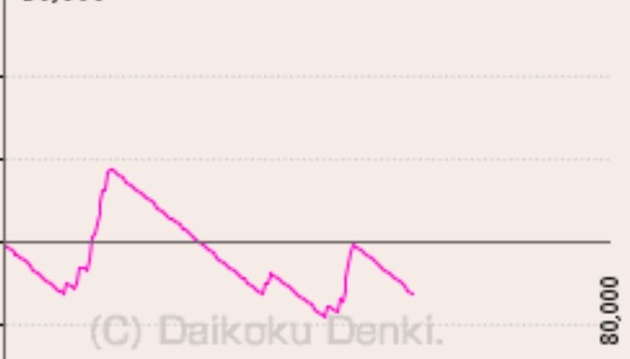
#> input picture graphs/optimal/S__78209130_optimal.png, 630 x 359 px
$ python analyze_graph_end.py
#> lines starting #> are read from the running program, lines starting #| are printed output that depends on the picture; after the words box and inside, x2 and y2 are one past the last pixel; in counts of white or black regions, pixels touching at a corner belong together
import cv2
import numpy as np
from PIL import Image
import matplotlib.pyplot as plt

# Load the image
img_path = 'graphs/optimal/S__78209130_optimal.png'
img = cv2.imread(img_path)
#> img is the input picture: shape (359, 630, 3); mean B, G, R 228, 231, 242.1
img_rgb = cv2.cvtColor(img, cv2.COLOR_BGR2RGB)
height, width = img.shape[:2]
#> height = 359; width = 630

print(f"Image dimensions: {width}x{height}")
#| Image dimensions: 630x359

# Convert to HSV for better color detection
hsv = cv2.cvtColor(img, cv2.COLOR_BGR2HSV)
#> hsv: shape (359, 630, 3); mean H, S, V 15.9, 16.9, 242.1

# Define color range for the pink/magenta graph line
# Pink/Magenta in HSV
lower_pink = np.array([140, 50, 50])
upper_pink = np.array([170, 255, 255])

# Create mask for pink line
mask = cv2.inRange(hsv, lower_pink, upper_pink)
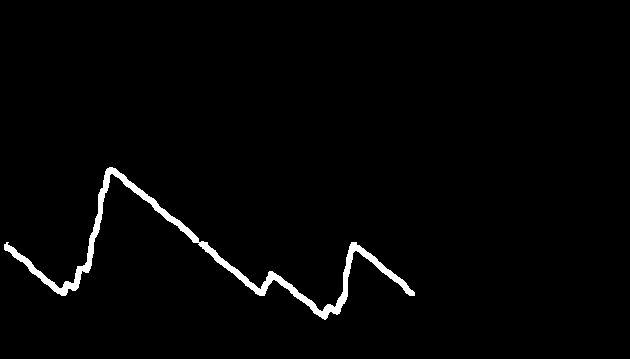
#> mask: shape (359, 630); 1.9% white; 1 white region, box (x1, y1, x2, y2) and area: (4, 167, 415, 320) 4218

# Find the rightmost point of the graph line
rightmost_x = 0
for x in range(width-1, -1, -1):
    if np.any(mask[:, x] > 0):
        rightmost_x = x
        break

print(f"Rightmost point of graph line: x={rightmost_x}")
#| Rightmost point of graph line: x=414

# Also check for any non-background pixels (graph elements)
# Convert to grayscale
gray = cv2.cvtColor(img, cv2.COLOR_BGR2GRAY)
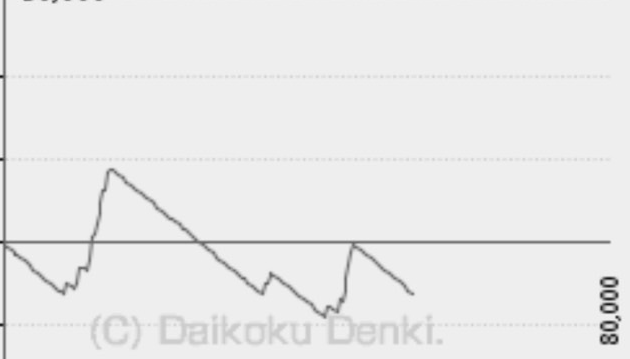
#> gray: shape (359, 630); min 21, max 245, mean 233.9

# Find the background color (most common color)
hist = cv2.calcHist([gray], [0], None, [256], [0, 256])
#> hist = 256 values, max 182212 at index 238, min 0 at index 0, mean 883.5
background_color = np.argmax(hist)
#> background_color = 238

print(f"Background color value: {background_color}")
#| Background color value: 238

# Create visualization
fig, axes = plt.subplots(2, 2, figsize=(12, 8))

# Original image
axes[0, 0].imshow(img_rgb)
axes[0, 0].set_title('Original Image')
axes[0, 0].axvline(x=620, color='red', linestyle='--', label='Current end_x=620')
axes[0, 0].axvline(x=rightmost_x, color='green', linestyle='--', label=f'Graph end x={rightmost_x}')
axes[0, 0].legend()

# Pink mask
axes[0, 1].imshow(mask, cmap='gray')
axes[0, 1].set_title('Pink Line Mask')
axes[0, 1].axvline(x=620, color='red', linestyle='--')
axes[0, 1].axvline(x=rightmost_x, color='green', linestyle='--')

# Check for text/labels on the right side
# Look for non-background pixels in the right portion
right_portion = gray[:, 550:]
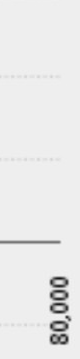
#> right_portion: shape (359, 80); min 26, max 244, mean 233
non_bg_mask = np.abs(right_portion.astype(int) - background_color) > 20
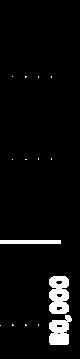
#> non_bg_mask: shape (359, 80) bool; 4.8% white; 15 white regions (12 under 20 px), largest, box (x1, y1, x2, y2) and area: (49, 276, 69, 314) 628, (49, 315, 72, 345) 485, (0, 240, 61, 244) 244

axes[1, 0].imshow(right_portion, cmap='gray')
axes[1, 0].set_title('Right portion (x>550)')

axes[1, 1].imshow(non_bg_mask, cmap='gray')
axes[1, 1].set_title('Non-background pixels (right portion)')

plt.tight_layout()
plt.savefig('graphs/graph_end_analysis.png', dpi=150, bbox_inches='tight')
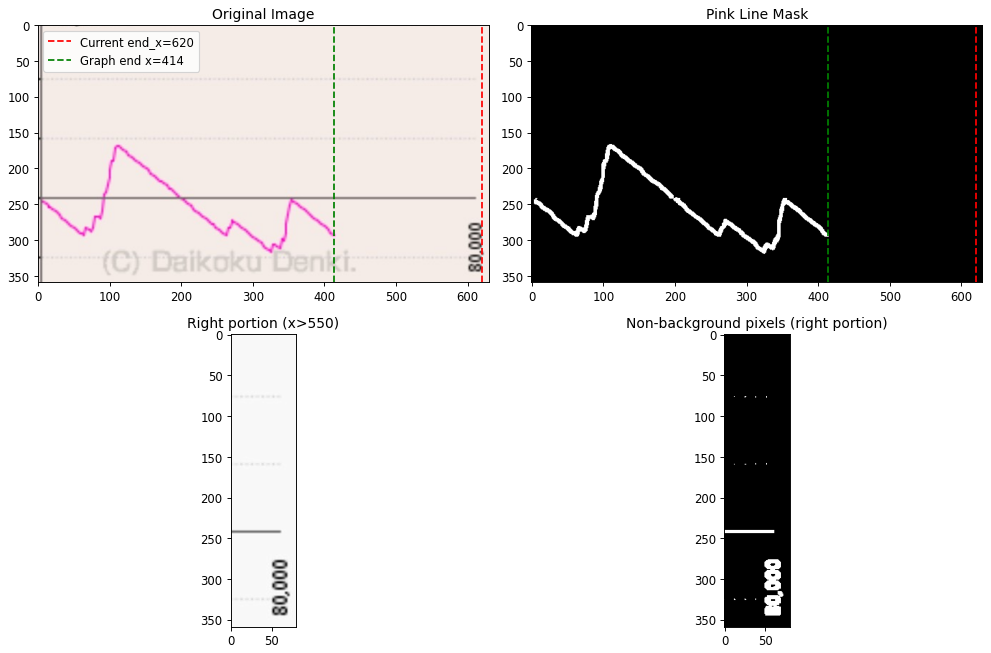
#> figure drawn by matplotlib, 4 panels
plt.close()

# Find rightmost non-background element
rightmost_element = 550
for x in range(right_portion.shape[1]-1, -1, -1):
    if np.any(non_bg_mask[:, x]):
        rightmost_element = 550 + x
        break

print(f"Rightmost non-background element: x={rightmost_element}")
#| Rightmost non-background element: x=621

# Analyze the graph area more precisely
# Look for the actual graph boundary (where the grid/axis lines end)
# Check for vertical lines (edge detection)
edges = cv2.Canny(gray, 50, 150)
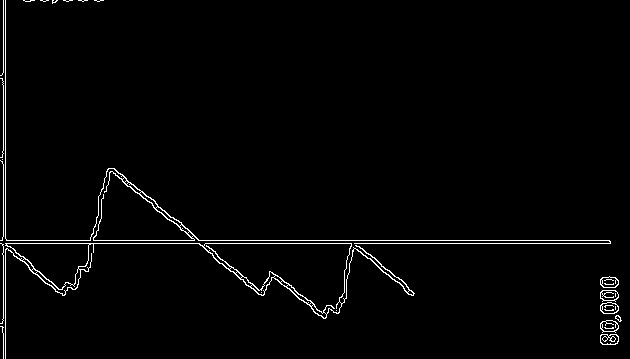
#> edges: shape (359, 630); 1.8% white in thin lines or dots

# Find vertical lines in the right portion
vertical_lines = []
for x in range(width-1, width-100, -1):  # Check last 100 pixels
    edge_column = edges[:, x]
    if np.sum(edge_column > 0) > height * 0.3:  # Significant vertical edge
        vertical_lines.append(x)
#> after the loop, vertical_lines = []

if vertical_lines:
    print(f"Detected vertical lines at x positions: {vertical_lines[:5]}")  # Show first 5

# Save edge detection result
plt.figure(figsize=(10, 6))
plt.imshow(edges, cmap='gray')
plt.title('Edge Detection')
plt.axvline(x=620, color='red', linestyle='--', label='Current end_x=620')
if vertical_lines:
    plt.axvline(x=vertical_lines[0], color='yellow', linestyle='--', label=f'First vertical edge x={vertical_lines[0]}')
plt.legend()
plt.savefig('graphs/edge_detection_analysis.png', dpi=150, bbox_inches='tight')
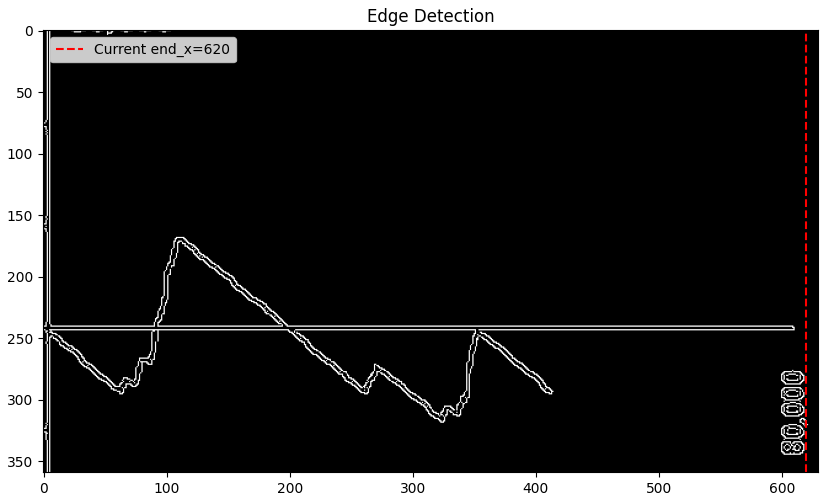
#> figure drawn by matplotlib, 1 panel
plt.close()

print("\nAnalysis complete. Check 'graphs/graph_end_analysis.png' and 'graphs/edge_detection_analysis.png'")

$ run again, with graphs/optimal/S__78209136_optimal.png copied over graphs/optimal/S__78209130_optimal.png
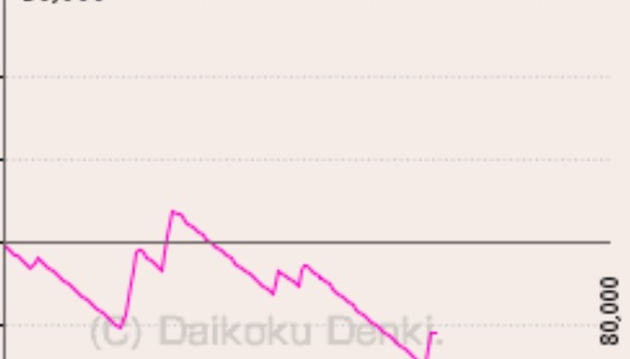
#> input picture graphs/optimal/S__78209136_optimal.png, 630 x 359 px
#> img is the input picture: shape (359, 630, 3); mean B, G, R 228, 230.9, 242.1
#| Image dimensions: 630x359
#> hsv: shape (359, 630, 3); mean H, S, V 16.1, 17, 242.1
#> `mask = cv2.inRange(hsv, lower_pink, upper_pink)`:
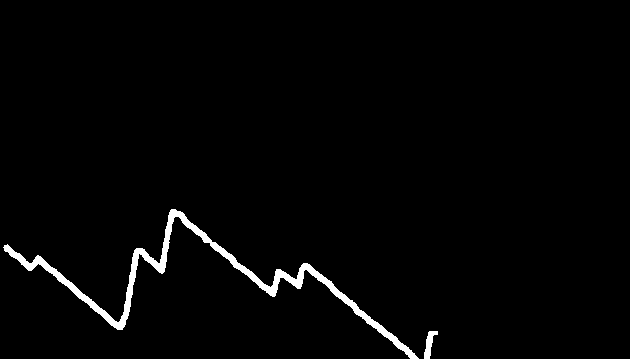
#> mask: shape (359, 630); 1.9% white; 2 white regions, box (x1, y1, x2, y2) and area: (3, 209, 419, 359) 4147, (424, 331, 438, 359) 189
#| Rightmost point of graph line: x=437
#> hist = 256 values, max 185785 at index 238, min 0 at index 0, mean 883.5
#> background_color = 238
#| Background color value: 238
#> non_bg_mask: shape (359, 80) bool; 5.1% white; 17 white regions (14 under 20 px), largest, box (x1, y1, x2, y2) and area: (49, 276, 69, 315) 643, (49, 315, 72, 346) 495, (0, 240, 61, 245) 303
#| Rightmost non-background element: x=621
#> edges: shape (359, 630); 1.9% white in thin lines or dots
#> after the loop `for x in range(width-1, width-100, -1):`: vertical_lines = []
#> `plt.savefig('graphs/edge_detection_analysis.png', dpi=150, bbox_inches..`:
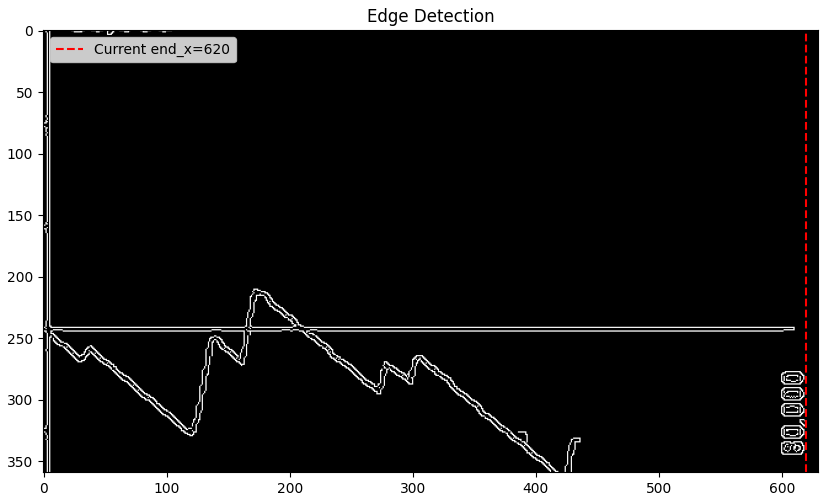
#> figure drawn by matplotlib, 1 panel

$ run again, with graphs/optimal/S__78209138_optimal.png copied over graphs/optimal/S__78209130_optimal.png
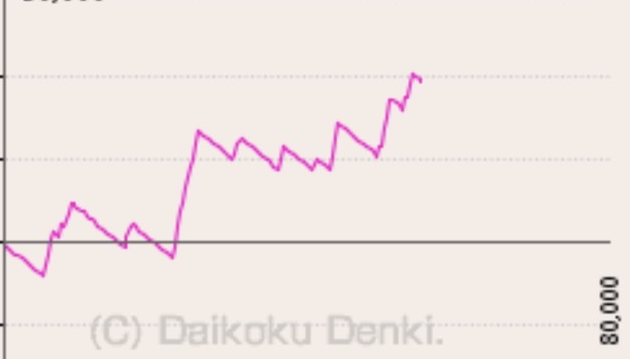
#> input picture graphs/optimal/S__78209138_optimal.png, 630 x 359 px
#> img is the input picture: shape (359, 630, 3); mean B, G, R 228, 231.7, 240.7
#| Image dimensions: 630x359
#> hsv: shape (359, 630, 3); mean H, S, V 20.2, 15.7, 240.7
#> `mask = cv2.inRange(hsv, lower_pink, upper_pink)`:
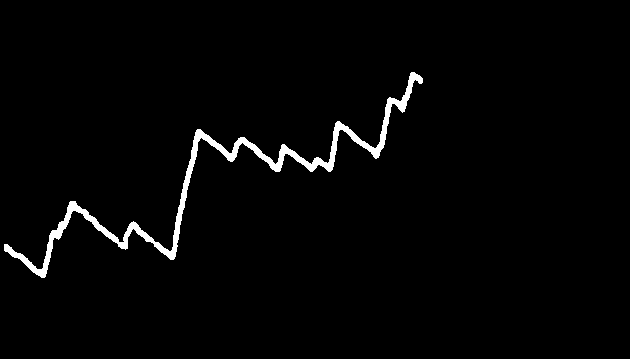
#> mask: shape (359, 630); 2.1% white; 1 white region, box (x1, y1, x2, y2) and area: (4, 72, 423, 278) 4651
#| Rightmost point of graph line: x=422
#> hist = 256 values, max 182914 at index 238, min 0 at index 0, mean 883.5
#> background_color = 238
#| Background color value: 238
#> non_bg_mask: shape (359, 80) bool; 4.8% white; 17 white regions (14 under 20 px), largest, box (x1, y1, x2, y2) and area: (49, 276, 69, 314) 630, (49, 315, 72, 345) 485, (0, 240, 61, 244) 244
#| Rightmost non-background element: x=621
#> edges: shape (359, 630); 1.9% white in thin lines or dots
#> after the loop `for x in range(width-1, width-100, -1):`: vertical_lines = []
#> `plt.savefig('graphs/edge_detection_analysis.png', dpi=150, bbox_inches..`:
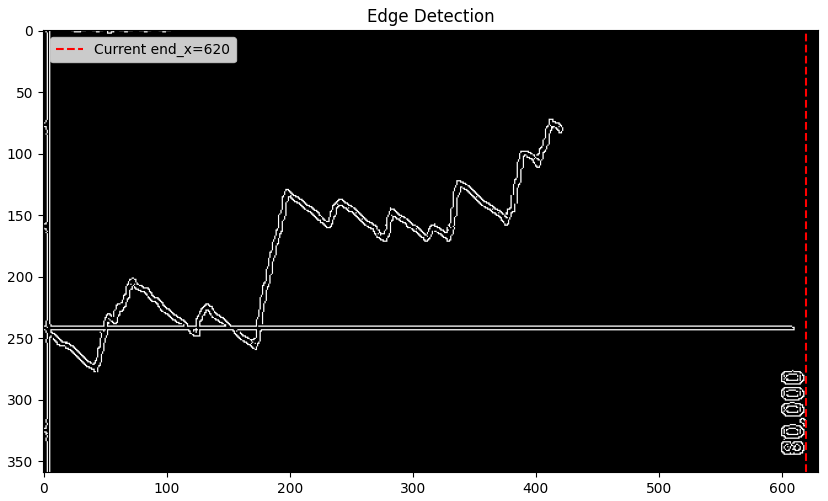
#> figure drawn by matplotlib, 1 panel

$ run again, with graphs/optimal/S__78209158_optimal.png copied over graphs/optimal/S__78209130_optimal.png
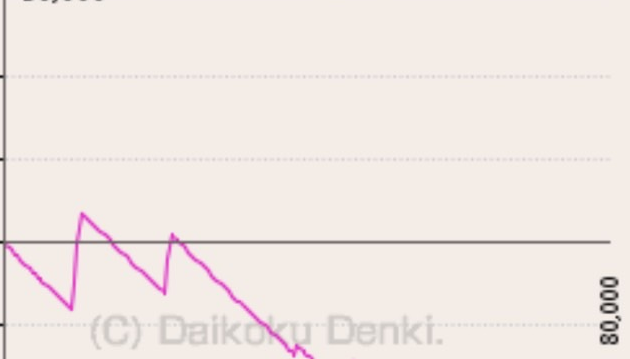
#> input picture graphs/optimal/S__78209158_optimal.png, 630 x 359 px
#> img is the input picture: shape (359, 630, 3); mean B, G, R 228.1, 232.4, 240.8
#| Image dimensions: 630x359
#> hsv: shape (359, 630, 3); mean H, S, V 17.3, 15.1, 240.8
#> mask: shape (359, 630); 1.4% white; 1 white region, box (x1, y1, x2, y2) and area: (4, 212, 315, 359) 3223
#| Rightmost point of graph line: x=314
#> hist = 256 values, max 188288 at index 238, min 0 at index 0, mean 883.5
#> background_color = 238
#| Background color value: 238
#> non_bg_mask: shape (359, 80) bool; 4.9% white; 17 white regions (14 under 20 px), largest, box (x1, y1, x2, y2) and area: (49, 276, 69, 314) 633, (49, 315, 72, 345) 490, (0, 240, 61, 244) 244
#| Rightmost non-background element: x=621
#> edges: shape (359, 630); 1.7% white in thin lines or dots
#> after the loop `for x in range(width-1, width-100, -1):`: vertical_lines = []
#> `plt.savefig('graphs/edge_detection_analysis.png', dpi=150, bbox_inches..`:
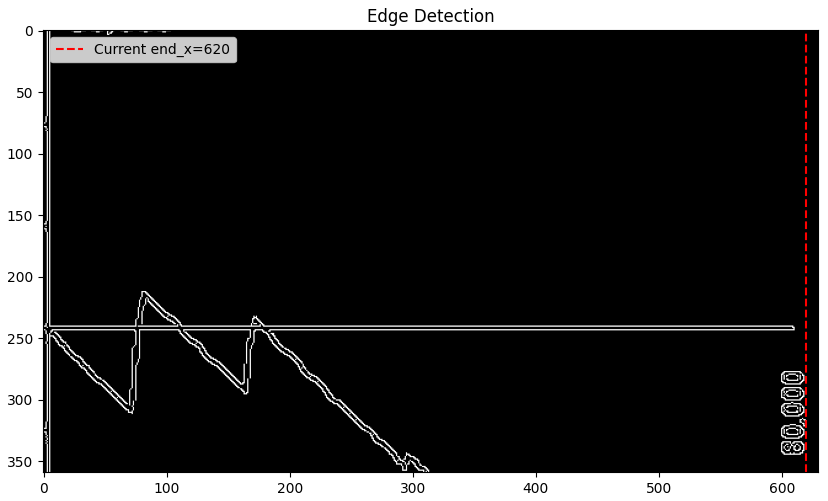
#> figure drawn by matplotlib, 1 panel
